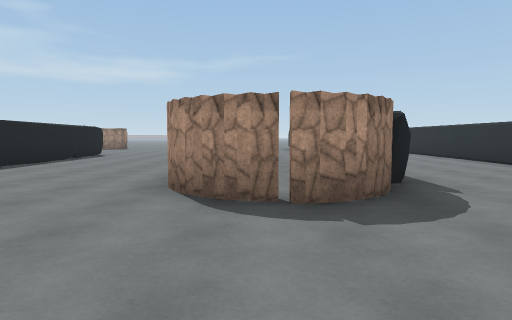
[1] (above)

24 first-person views from a walk through a scene from a Unity 3-D project. The camera is 1.3 m above the floor, tilts 4° down and sees 75° across. The floor is counted in squares, 2 m on a side. Each view is taken from the middle of a square. On the plan, view 1 faces up. The plan holds only what a view shows up to about 10 squares ahead; the rest is blank. The place goes on beyond the plan. Some surface patterns are stand-ins.

[2]
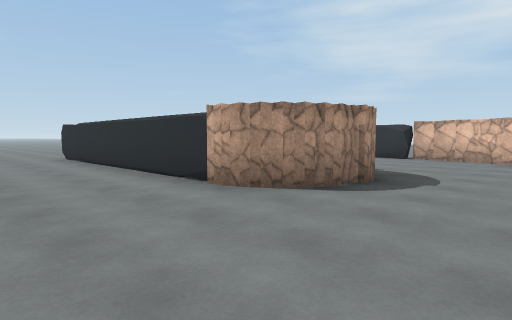

[3]
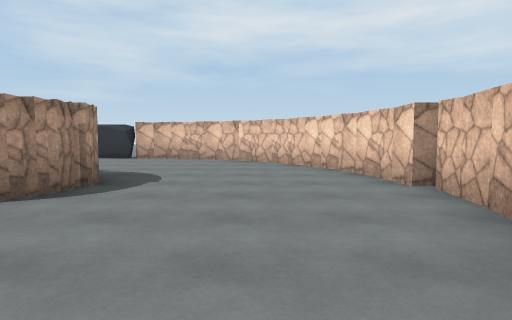

[4]
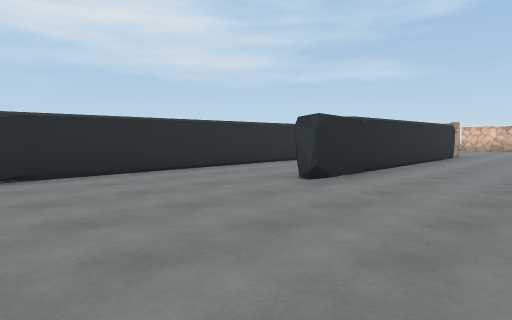

[5]
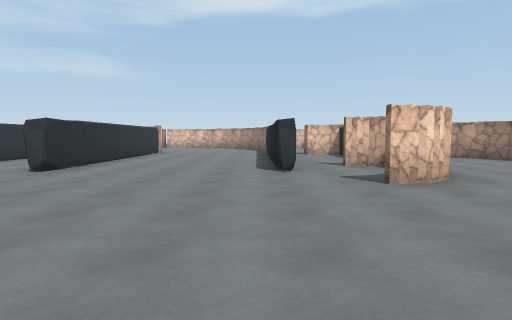

[6]
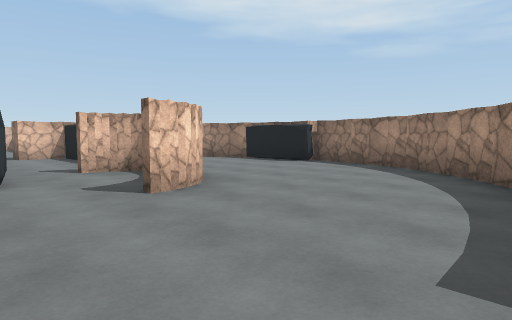

[7]
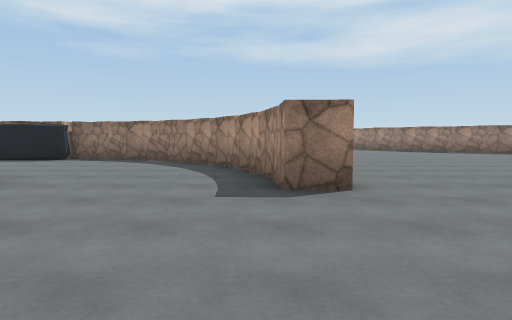

[8]
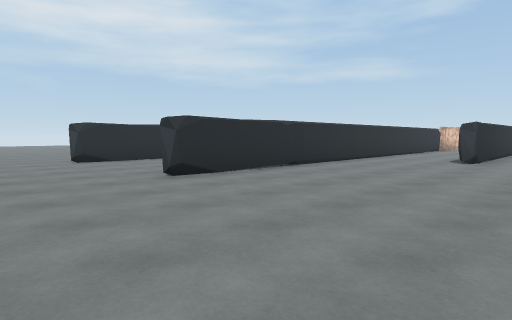

[9]
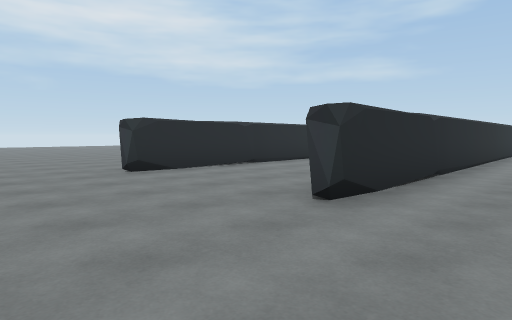

[10]
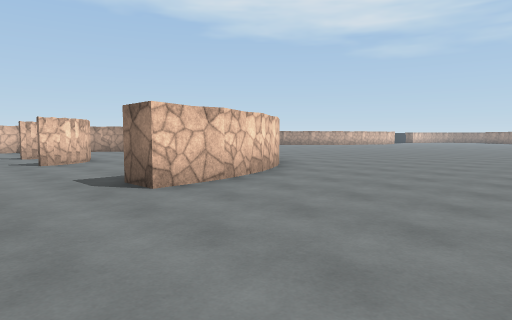

[11]
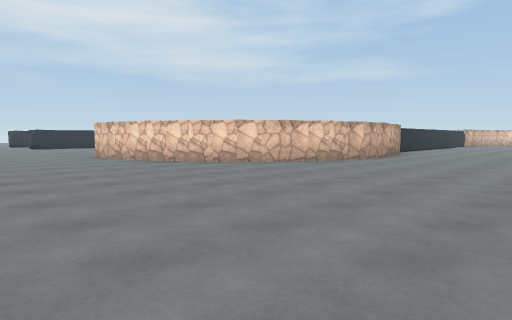

[12]
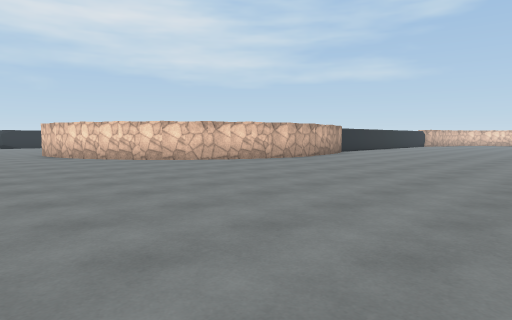

[13]
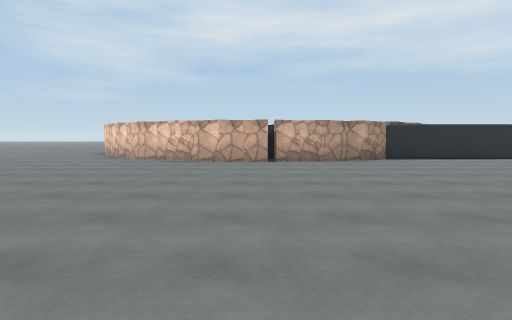

[14]
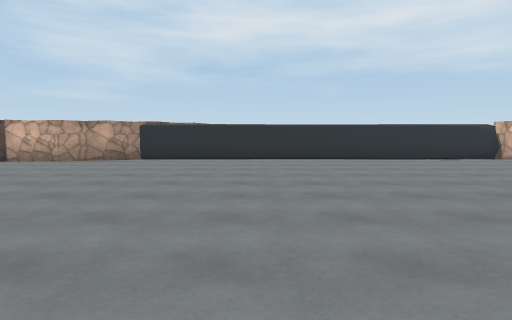

[15]
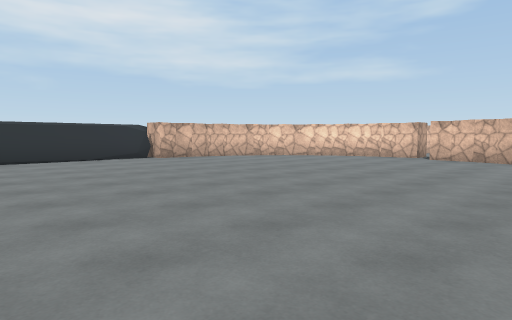

[16]
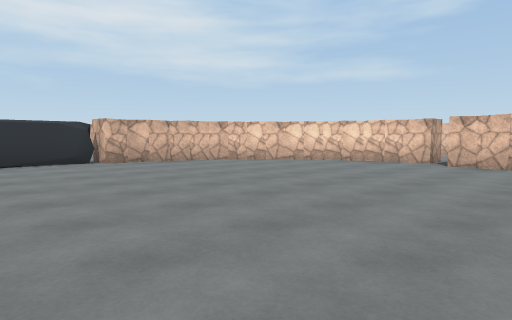

[17]
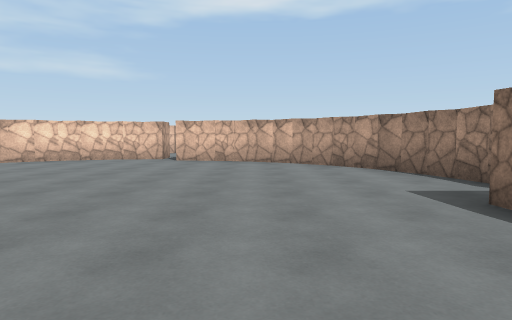

[18]
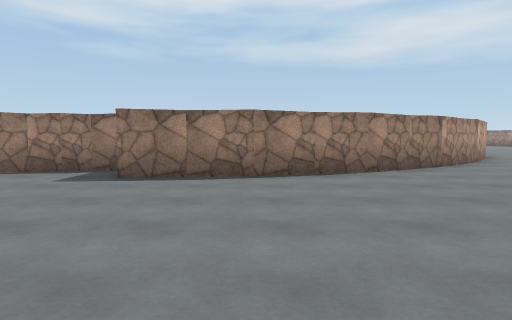

[19]
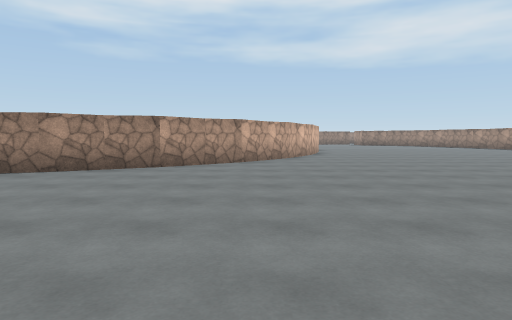

[20]
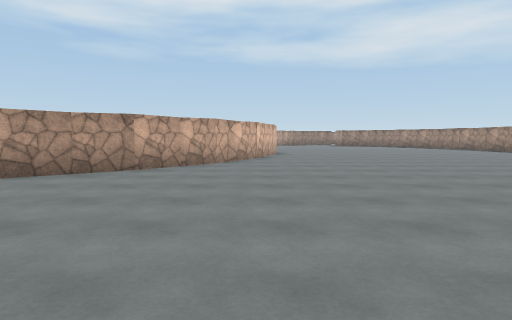

[21]
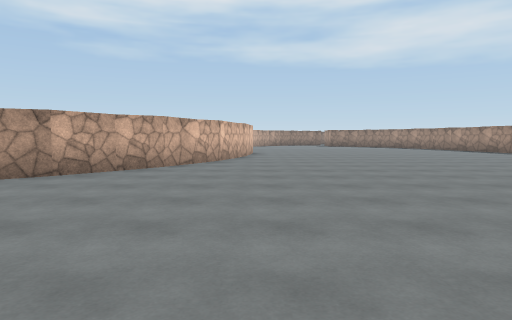

[22]
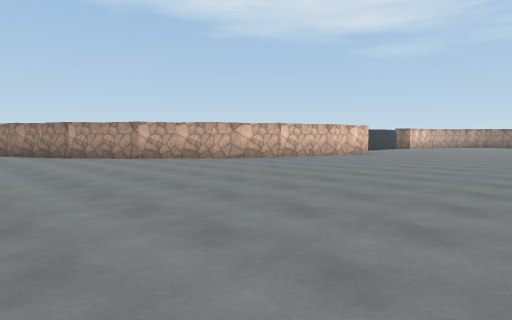

[23]
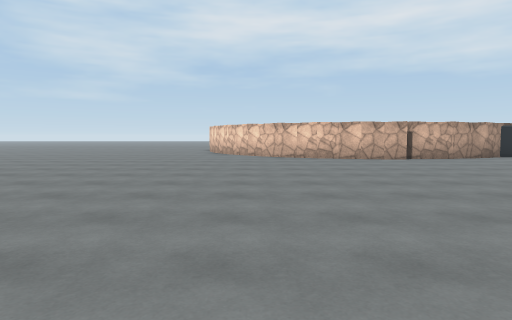

[24]
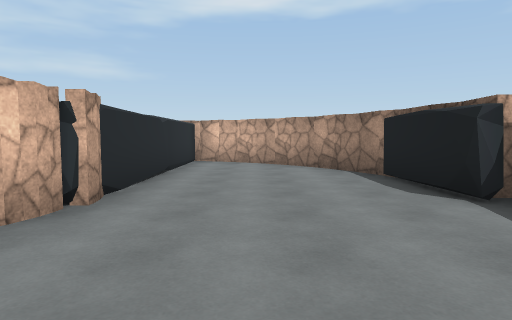

### Floor plan
Points are (right, up) in squares from view 1. A wall is a line through its corners. A room is listed if a view was taken in it or the views show most of it. See-through windows are left out.
Room 1 (views 1, 2, 3, 4, 5, 6, 7, 8, 9, 10, 24)
walls: (1.7, 8.3) (1.7, 18.1); (5.8, 4.6) (5.8, 5.7); (5.9, 4.6) (5.9, 5.1); (5.8, 7.6) (5.8, 10.1); (5.9, 3.5) (6, 4.6); (-1.1, 4.7) (-1.1, 11.9) (-0.8, 12); (5.1, 1.4) (5.6, 2.4) (5.9, 3.6); (4.3, 0.5) (5.1, 1.5); (2.5, -0.6) (3.5, -0.1) (4.4, 0.6); (1.4, -0.9) (2.5, -0.7); (5.8, 12.9) (5.9, 18.3) (6.3, 18.5); (0.3, -1.1) (1.5, -1); (-1.4, -1) (-1, -1.1) (0.3, -1.3); (-5.4, 11.6) (-5.4, 6.9); (-5.8, 11.8) (-5.3, 11.9); (-8, 7) (-8, 5.9) (-6.9, 5.9); (-9.1, 6.3) (-8.4, 6.1) (-8.4, 10.7); (1.8, 18.1) (2.2, 18.2); (1.8, 18.1) (2.1, 18.2); (-10.1, 6.8) (-9, 6.3); (-11.6, 8.4) (-10.9, 7.5) (-10, 6.7); (-8.1, 17.3) (-9.1, 16.9) (-10.2, 16.4) (-11, 15.7) (-11.8, 14.8); (-12.1, 11.8) (-12.1, 9.3) (-11.5, 8.3); (-8.4, 18) (-7, 18.2) (-7, 17.4) (-8.1, 17.2); (-12.6, 12.9) (-12.7, 11.6) (-12.2, 11.8) (-12.1, 11.3); (-12.2, 13.9) (-12.6, 12.8); (-11.7, 14.9) (-12.3, 13.8); (-9.6, 17.7) (-8.2, 18.1)
low walls: (1.7, 17.5) (1.8, 18.1); (5.9, 17.7) (5.9, 18.3)
ways out: opening at (-9.8, 20.5) to room 2
objects: other object (-8, 10) to (-7, 11); other object (-8, 13) to (-7, 13); other object (-1, 3) to (0, 4); other object (1, 3) to (2, 4)
Room 2 (views 11, 12, 13, 14, 15, 16, 17, 18, 19, 20, 21, 22, 23)
walls: (-13.3, 10.2) (-13.3, 11.5); (-12.9, 8.9) (-13.2, 10.2); (-13.5, 11.7) (-13.3, 13); (-13.4, 12.9) (-13, 14.2) (-12.4, 15.4); (-25.1, 5) (-24.1, 3); (-24.1, 3.1) (-23.4, 1) (-23.2, -1.3); (-26.6, 6.7) (-25, 4.9); (-12.4, 15.3) (-11.6, 16.4); (-28.2, 8.1) (-26.5, 6.6); (-28.5, 8.2) (-28.1, 8); (-11.7, 16.3) (-10.6, 17.1); (-10.7, 17) (-9.5, 17.7); (-24.4, -1.5) (-24.2, -2.7); (-24.3, -2.6) (-23.9, -3.8); (-12.5, -2) (-12.5, 8.3) (-12.9, 9); (-12.4, -2) (-12.5, -1.5); (-24, -3.6) (-23.4, -4.7); (-12.9, -3.3) (-12.8, -2.1) (-11.9, -2.1); (-23.5, -4.6) (-22.7, -5.6); (-13.2, -4.3) (-12.9, -3.1); (-22.7, -5.4) (-21.9, -6.2); (-13.7, -5.3) (-13.2, -4.2); (-21.9, -6.1) (-20.9, -6.7); (-21, -6.7) (-19.9, -7); (-20, -7) (-18.7, -7.1); (-15.3, -6.7) (-14.4, -6) (-13.7, -5.2); (-16.3, -7.2) (-15.2, -6.7); (-17.2, -7.5) (-16.2, -7.2); (-18.3, -7.6) (-17.1, -7.5)
ways out: opening at (-9.8, 20.5) to room 1

Positions as (right, up) in squares from view 1, and headings:
1: (0, 0), facing up
2: (-4, 1), facing up-right
3: (-4, 1), facing right
4: (-4, 16), facing down-right
5: (-5, 18), facing down
6: (-5, 17), facing down-left
7: (-3, 17), facing left
8: (-3, 21), facing down-right
9: (0, 21), facing down-right
10: (-5, 22), facing down-left
11: (-18, 22), facing down-right
12: (-20, 21), facing down-right
13: (-22, 12), facing right
14: (-22, 5), facing right
15: (-22, 3), facing down-right
16: (-21, 1), facing down-right
17: (-21, 2), facing down
18: (-18, 1), facing left
19: (-18, 7), facing left
20: (-20, 9), facing left
21: (-21, 10), facing left
22: (-22, 16), facing down-left
23: (-23, 16), facing right
24: (-10, 15), facing down
